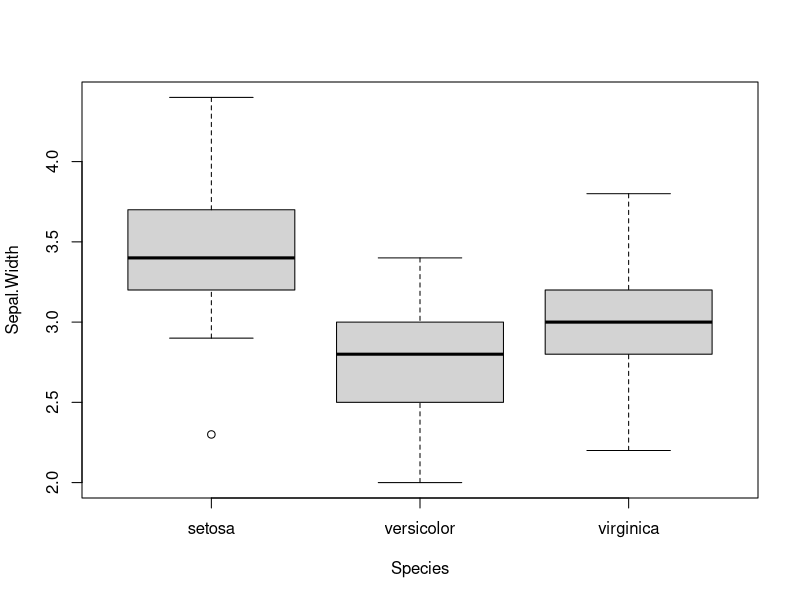
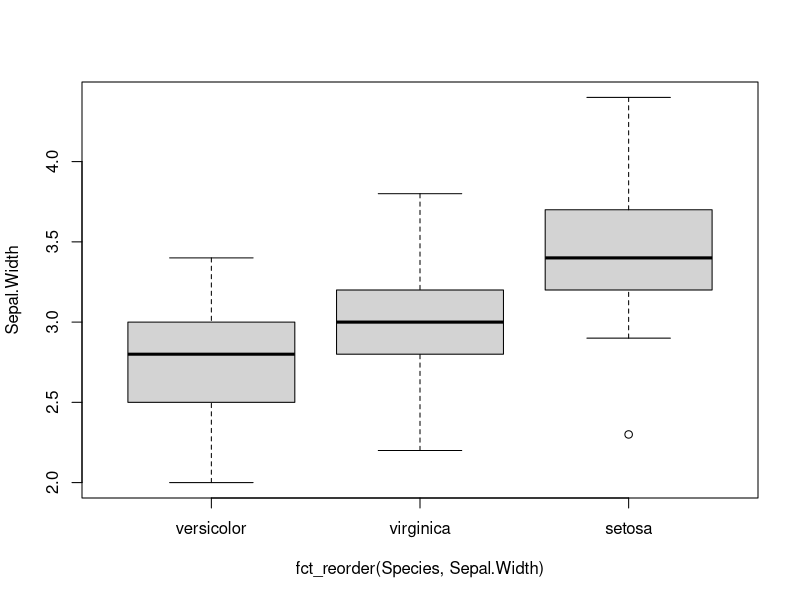

Source code (R) for these figures, in order: (Note: this script raises an error after producing the figures.)
## ---- chunk 1
knitr::opts_chunk$set(echo = TRUE,
                      collapse = TRUE,
                      comment = "#>")
## ---- chunk 2
library(tidyverse)
library(forcats)
## ---- chunk 3
ls("package:forcats")
## ---- chunk 4
gss_cat
names(gss_cat)
## ---- chunk 5
f <- factor(c("b", "b", "a", "c", "c", "c"))
f
fct_inorder(f)
## ---- chunk 6
f <- factor(c("b", "b", "a", "c", "c", "c"))
f
fct_infreq(f)
## ---- chunk 7
f <- factor(c("a", "b", "c"))
fct_relevel(f)
fct_relevel(f, "c")
fct_relevel(f, "b", "a")
## ---- chunk 8
fct_relevel(f, "d")
fct_relevel(f, "b", "d")
fct_relevel(f, "d", "b")
## ---- chunk 9
boxplot(Sepal.Width ~ Species, data = iris)
## ---- chunk 10
boxplot(Sepal.Width ~ fct_reorder(Species, Sepal.Width), data = iris)
## ---- chunk 11
boxplot(Sepal.Width ~ fct_reorder(Species, Sepal.Width, fun = sample, size = 1), data = iris)
## ---- chunk 12
boxplot(Sepal.Width ~ fct_reorder(Species, Sepal.Width, .desc = TRUE), data = iris)
## ---- chunk 13
library(ggplot2)
ggplot(iris, aes(Species, Sepal.Width)) +
  geom_boxplot()
## ---- chunk 14
ggplot(iris, aes(fct_reorder(Species, Sepal.Width), Sepal.Width)) +
  geom_boxplot() +
  labs(x = "Species")
## ---- chunk 15
chks <- subset(ChickWeight, as.integer(Chick) < 10)
chks <- transform(chks, Chick = fct_shuffle(Chick))

ggplot(chks, aes(Time, weight, colour = Chick)) +
  geom_point() +
  geom_line()
## ---- chunk 16
ggplot(chks, aes(Time, weight, colour = fct_reorder2(Chick, Time, weight))) +
  geom_point() +
  geom_line() +
  labs(colour = "Chick")
## ---- chunk 17
f <- factor(c("a", "b", "c"))
fct_rev(f)
## ---- chunk 18
x <- factor(
  c("Mon", "Tue", "Wed"),
  levels = c("Sun", "Mon", "Tue", "Wed", "Thu", "Fri", "Sat"),
  ordered = TRUE
)
x
## ---- chunk 19
fct_shift(x)
## ---- chunk 20
fct_shift(x, n = 2)
## ---- chunk 21
fct_shift(x, n = -2)
## ---- chunk 22
f <- factor(c("a", "b", "c"))
fct_shuffle(f)
fct_shuffle(f)
## ---- chunk 23
gss_cat$relig %>% fct_count()
## ---- chunk 24
gss_cat$relig %>% fct_anon() %>% fct_count()
## ---- chunk 25
gss_cat$relig %>% fct_anon("kosaki") %>% fct_count()
## ---- chunk 26
fct_count(gss_cat$partyid)
## ---- chunk 27
partyid2 <- fct_collapse(gss_cat$partyid,
  missing = c("No answer", "Don't know"),
  other = "Other party",
  rep = c("Strong republican", "Not str republican"),
  ind = c("Ind,near rep", "Independent", "Ind,near dem"),
  dem = c("Not str democrat", "Strong democrat")
)
fct_count(partyid2)
## ---- chunk 28
head(partyid2)
## ---- chunk 29

x <- factor(letters[rpois(100, 5)])
x
table(x)
## ---- chunk 30
fct_lump(x)
table(fct_lump(x))
## ---- chunk 31
fct_lump(x, n = 3)
table(fct_lump(x, n = 3))
## ---- chunk 32
fct_lump(x, n = -3)
table(fct_lump(x, n = -3))
## ---- chunk 33
# 参考までに発生確率を算出
kosaki <- table(x)
kosaki/sum(kosaki)
## ---- chunk 34
# propを使ってまとめる
fct_lump(x, prop = 0.1)
table(fct_lump(x, prop = 0.1))
## ---- chunk 35
fct_lump(x, prop = -0.1)
table(fct_lump(x, prop = -0.1))
## ---- chunk 36
x <- factor(c("apple", "bear", "banana", "dear"))
fct_recode(x, fruit = "apple", fruit = "banana")
## ---- chunk 37
fct_recode(x, fruit = "apple", fruit = "bananana")
## ---- chunk 38
fct_recode(x, NULL = "apple", fruit = "banana")
## ---- chunk 39
f <- factor(sample(letters[1:3], 20, replace = TRUE))
f
fct_expand(f, "d", "e", "f")
fct_expand(f, letters[1:6])
## ---- chunk 40
f1 <- factor(c("a", "a", NA, NA, "a", "b", NA, "c", "a", "c", "b"))
f1
table(f1)
## ---- chunk 41
f2 <- fct_explicit_na(f1)
f2
table(f2)
## ---- chunk 42
fs <- list(factor("a"), factor("b"), factor(c("a", "b")))
fct_c(fs)
## ---- chunk 43
f <- factor(sample(letters)[rpois(1000, 10)])
table(f)
fct_count(f)
fct_count(f, sort = TRUE)
## ---- chunk 44
f <- factor(c("a", "b"), levels = c("a", "b", "c"))
f
fct_drop(f)
## ---- chunk 45
fs <- list(factor("a"), factor("b"), factor(c("a", "b")))
fct_unify(fs)
## ---- chunk 46
f <- factor(letters[rpois(100, 10)])

unique(f)
fct_unique(f)
## ---- chunk 47
fs <- list(factor("a"), factor("b"), factor(c("a", "b")))
lvls_union(fs)
